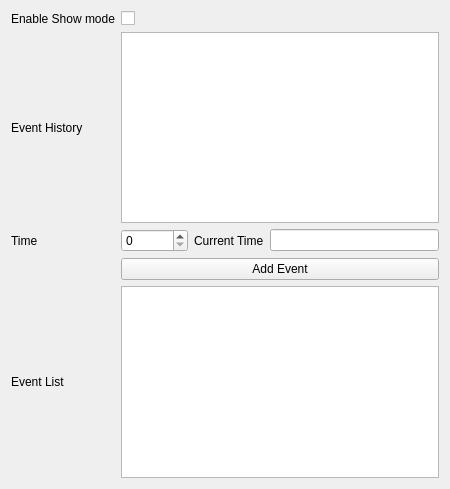
<?xml version="1.0" encoding="UTF-8"?>
<ui version="4.0">
 <class>ShowControl</class>
 <widget class="QWidget" name="ShowControl">
  <property name="geometry">
   <rect>
    <x>0</x>
    <y>0</y>
    <width>450</width>
    <height>489</height>
   </rect>
  </property>
  <property name="sizePolicy">
   <sizepolicy hsizetype="Minimum" vsizetype="Minimum">
    <horstretch>0</horstretch>
    <verstretch>0</verstretch>
   </sizepolicy>
  </property>
  <property name="windowTitle">
   <string>Dialog</string>
  </property>
  <layout class="QGridLayout" name="gridLayout">
   <item row="0" column="0">
    <layout class="QGridLayout" name="gridLayout_2">
     <property name="sizeConstraint">
      <enum>QLayout::SetMinimumSize</enum>
     </property>
     <item row="2" column="0">
      <widget class="QLabel" name="label_3">
       <property name="text">
        <string>Time</string>
       </property>
      </widget>
     </item>
     <item row="2" column="1">
      <layout class="QHBoxLayout" name="timeLayout">
       <item>
        <widget class="QSpinBox" name="eventTimeSpinBox">
         <property name="maximum">
          <number>100000000</number>
         </property>
         <property name="singleStep">
          <number>10</number>
         </property>
        </widget>
       </item>
       <item>
        <widget class="QLabel" name="runtimeLabel">
         <property name="text">
          <string>Current Time</string>
         </property>
        </widget>
       </item>
       <item>
        <widget class="QLineEdit" name="runtimeLineEdit">
         <property name="readOnly">
          <bool>true</bool>
         </property>
        </widget>
       </item>
      </layout>
     </item>
     <item row="4" column="1">
      <widget class="QPushButton" name="addEventButton">
       <property name="text">
        <string>Add Event</string>
       </property>
      </widget>
     </item>
     <item row="1" column="0">
      <widget class="QLabel" name="label">
       <property name="text">
        <string>Event History</string>
       </property>
      </widget>
     </item>
     <item row="1" column="1">
      <widget class="QListWidget" name="eventHistoryWidget">
       <property name="sizePolicy">
        <sizepolicy hsizetype="Preferred" vsizetype="Preferred">
         <horstretch>0</horstretch>
         <verstretch>0</verstretch>
        </sizepolicy>
       </property>
       <property name="selectionMode">
        <enum>QAbstractItemView::MultiSelection</enum>
       </property>
      </widget>
     </item>
     <item row="5" column="1">
      <widget class="QListWidget" name="eventListWidget">
       <property name="sizePolicy">
        <sizepolicy hsizetype="Preferred" vsizetype="Preferred">
         <horstretch>0</horstretch>
         <verstretch>0</verstretch>
        </sizepolicy>
       </property>
      </widget>
     </item>
     <item row="3" column="1">
      <layout class="QFormLayout" name="actionLayout"/>
     </item>
     <item row="5" column="0">
      <widget class="QLabel" name="listLabel">
       <property name="text">
        <string>Event List</string>
       </property>
      </widget>
     </item>
     <item row="0" column="0">
      <widget class="QLabel" name="label_2">
       <property name="text">
        <string>Enable Show mode</string>
       </property>
      </widget>
     </item>
     <item row="0" column="1">
      <widget class="QCheckBox" name="lockMaestroCheckBox">
       <property name="text">
        <string/>
       </property>
      </widget>
     </item>
    </layout>
   </item>
  </layout>
 </widget>
 <resources/>
 <connections/>
</ui>
